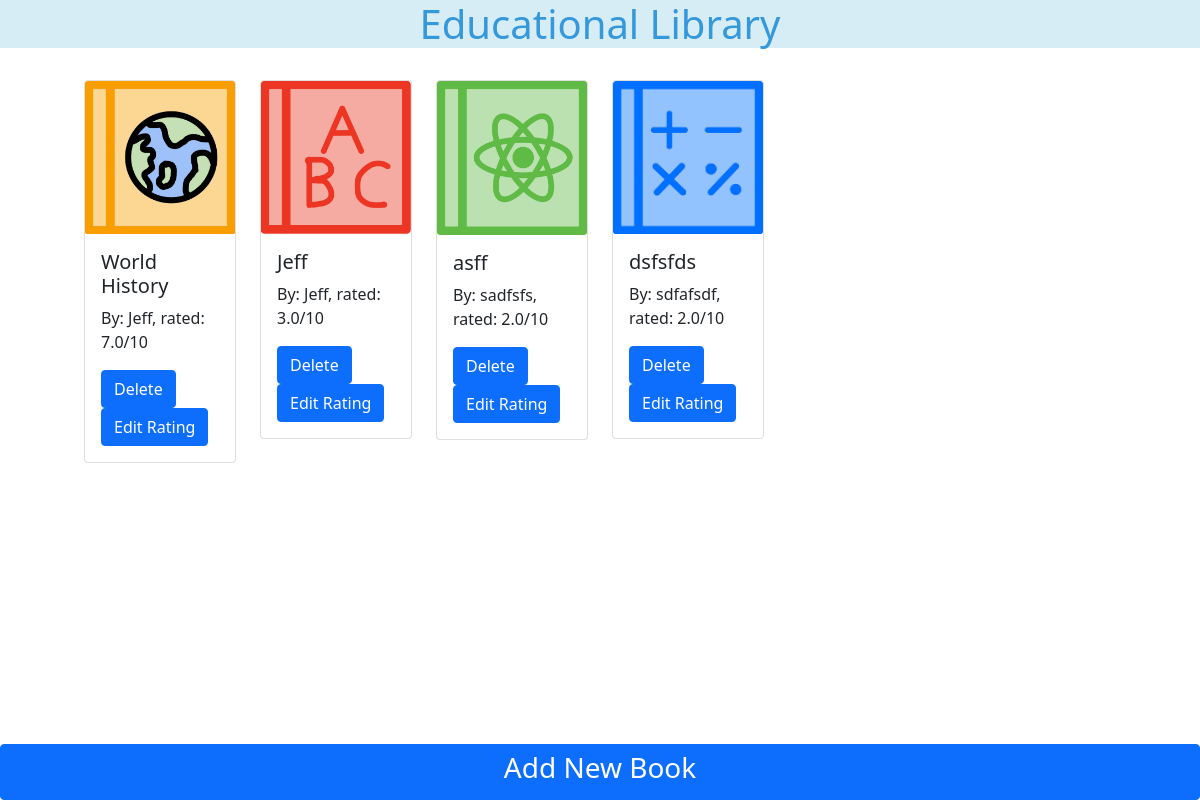
Screenshot of /web/all with the database file from the repository.
### main.py (models this page shows, shortened)
class EduBook(db.Model):
    id = db.Column(db.Integer, primary_key=True)
    title = db.Column(db.String(100), unique=True, nullable=False)
    author = db.Column(db.String(80), nullable=False)
    rating = db.Column(db.Float, nullable=False)
    category = db.Column(db.String(50), nullable=False)

### web.py (the view)
@bp.route('/all', methods=["GET"])
def get_all():
    return render_template("web/all.html", books_query=db.session.query(EduBook))

### templates/web/all.html (shortened to what this page needs)
{% extends 'base.html' %}
{% block content %}
{% if books_query.count() == 0: %}
    <p>Library is empty.</p>
{% else: %}
    <div class="row" style="padding-left: 7%; padding-right: 7%; padding-top: 2%;">
        {% for book in books_query.all(): %}
            <div class="col-lg-2 col-md-3 col-sm-4 col-6">
                <div class="card">
                    <img src="{{ '../../static/images/' + book.category + 'Book.jpg' }}" class="card-img-top" alt="book pic">
                    <div class="card-body">
                        <h5 class="card-title">{{ book.title }}</h5>
                        <p class="card-text">{{ "By: " + book.author + ", rated: " + book.rating|string + "/10" }}</p>
                        <a class="btn btn-primary" href="{{ url_for('web.delete', id=book.id) }}">Delete</a>
                        <a class="btn btn-primary" href="{{ url_for('web.edit', id=book.id) }}">Edit Rating</a>
                    </div>
                </div>
            </div>
        {% endfor %}
    </div>
{% endif %}
<div class="container-fluid" style="height: 10vh">
</div>
<div class="d-grid fixed-bottom">
    <a class="btn btn-primary" href="{{ url_for('web.add') }}"><h3>Add New Book</h3></a>
</div>
{% endblock %}

### templates/base.html (shortened to what this page needs)
<!doctype html>
<html lang="en">
    <head>
        <link href="https://cdn.jsdelivr.net/npm/bootstrap@5.0.2/dist/css/bootstrap.min.css" rel="stylesheet">
    </head>
    <body>
        <div class="container-fluid" style="background-color: #D7EDF5;">
            <h1 style="text-align:center; color: #3498DB;">Educational Library</h1>
        </div>
        {% block content %}
        {% endblock %}
    </body>
</html>

### rows the page displays
EduBook: category (picture), title "World History", author+rating "By: Jeff, rated: 7.0/10"
EduBook: category (picture), title "Jeff", author+rating "By: Jeff, rated: 3.0/10"
EduBook: category (picture), title "asff", author+rating "By: sadfsfs, rated: 2.0/10"
EduBook: category (picture), title "dsfsfds", author+rating "By: sdfafsdf, rated: 2.0/10"
